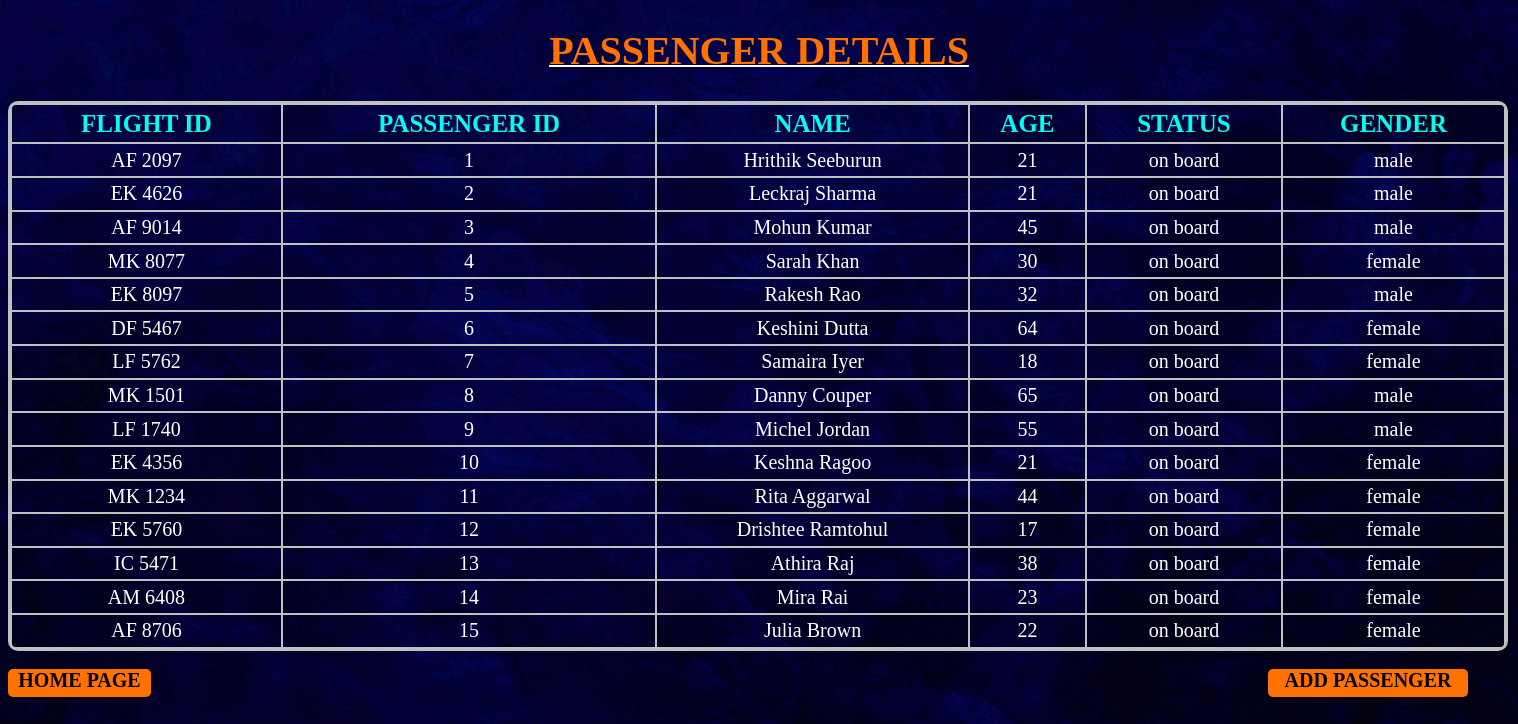
The app's page /load_passenger with its own data.
### testapp/models.py (models this page shows)
class passenger(models.Model):
    flight_id = models.ForeignKey(airline_company, on_delete=models.CASCADE, default=None)
    P_id = models.IntegerField(unique=True, default=0)
    P_status = models.CharField(max_length=10, default=None)
    P_age = models.IntegerField(default=0)
    P_name = models.CharField(max_length=50, default=None)
    P_gender = models.CharField(max_length=5, default=None)

class airline_company(models.Model):
    flight_id = models.CharField(max_length=10)
    airline_name = models.CharField(max_length=100)

### testapp/views.py (the view)
# urls.py: path('load_passenger',views.load_passenger),
def load_passenger(req):
    P = passenger.objects.all()
    return render(req, 'passenger.html', {'p': P})

### templates/passenger.html
<!DOCTYPE html>
<html>
<link rel="stylesheet" href="/static/passenger.css">
<head><h1>PASSENGER DETAILS</h1></head>
<body background="/static/passenger.jpg">
<div class="employee">
<table cellspacing="0px" border=3px solid #C0C0C0;
	 border-radius=10px;
	 height=550;
	 width=1500; >
  <tr>
      <th>FLIGHT ID</th>
	  <th>PASSENGER ID</th>
	  <th>NAME</th>
	  <th>AGE</th>
	  <th>STATUS</th>
	  <th>GENDER</th>
  </tr>
	{% for i in p %}
  <tr>
	  <td>{{i.flight_id.flight_id}}</td>
	  <td>{{i.P_id}}</td>
	  <td>{{i.P_name}}</td>
	  <td>{{i.P_age}}</td>
	  <td>{{i.P_status}}</td>
	  <td>{{i.P_gender}}</td>
  </tr>
	{% endfor %}
</table>
</div>
 <br><a href="return" style="
    width: 143px;
    height: 28px;
    font-size: 20px;
    color: black;
    background-color: #ff7200;
    border-radius: 5px;
    font-weight: Bold;
    text-decoration: none;
    text-align: center;
    position:absolute;
    ">HOME PAGE</a>
<a href="add_passenger" style="
    width: 200px;
    height: 28px;
    font-size: 20px;
    color: black;
    background-color: #ff7200;
    border-radius: 5px;
    font-weight: Bold;
    text-decoration: none;
    position:absolute;
    right:50px;
    text-align: center;
    ">ADD PASSENGER</a><br>
</body>
</html>

### static/passenger.css (style rules this page uses)
body { background-position:center; background-size:cover; }
h1 { color:#ff7200; font-family:Aerial; font-size:40px; font-weight:Bold; text-align:center; text-decoration: 2px underline #fff; }
.employee table { border:3px solid #C0C0C0; border-radius:10px; height:550; width:1500; }
.employee table th { font-family:Aerial; font-size:25px; font-weight:Bold; color:#00FFEF; border:1px solid #C0C0C0; }
.employee table td { font-family:Times New Roman; font-size: 20px; color:#fff; text-align:center; border:1px solid #C0C0C0; }

### records on screen
passenger: flight_id.flight_id "AF 2097", P_id "1", P_name "Hrithik Seeburun", P_age "21", P_status "on board", P_gender "male"
passenger: flight_id.flight_id "EK 4626", P_id "2", P_name "Leckraj Sharma", P_age "21", P_status "on board", P_gender "male"
passenger: flight_id.flight_id "AF 9014", P_id "3", P_name "Mohun Kumar", P_age "45", P_status "on board", P_gender "male"
passenger: flight_id.flight_id "MK 8077", P_id "4", P_name "Sarah Khan", P_age "30", P_status "on board", P_gender "female"
passenger: flight_id.flight_id "EK 8097", P_id "5", P_name "Rakesh Rao", P_age "32", P_status "on board", P_gender "male"
passenger: flight_id.flight_id "DF 5467", P_id "6", P_name "Keshini Dutta", P_age "64", P_status "on board", P_gender "female"
passenger: flight_id.flight_id "LF 5762", P_id "7", P_name "Samaira Iyer", P_age "18", P_status "on board", P_gender "female"
passenger: flight_id.flight_id "MK 1501", P_id "8", P_name "Danny Couper", P_age "65", P_status "on board", P_gender "male"
passenger: flight_id.flight_id "LF 1740", P_id "9", P_name "Michel Jordan", P_age "55", P_status "on board", P_gender "male"
passenger: flight_id.flight_id "EK 4356", P_id "10", P_name "Keshna Ragoo", P_age "21", P_status "on board", P_gender "female"
passenger: flight_id.flight_id "MK 1234", P_id "11", P_name "Rita Aggarwal", P_age "44", P_status "on board", P_gender "female"
passenger: flight_id.flight_id "EK 5760", P_id "12", P_name "Drishtee Ramtohul", P_age "17", P_status "on board", P_gender "female"
passenger: flight_id.flight_id "IC 5471", P_id "13", P_name "Athira Raj", P_age "38", P_status "on board", P_gender "female"
passenger: flight_id.flight_id "AM 6408", P_id "14", P_name "Mira Rai", P_age "23", P_status "on board", P_gender "female"
passenger: flight_id.flight_id "AF 8706", P_id "15", P_name "Julia Brown", P_age "22", P_status "on board", P_gender "female"
